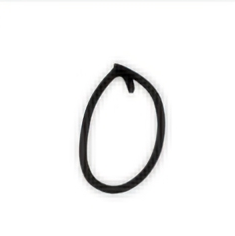
#> input picture dataset_perso/chiffres_separes/0/0_amira_r0_c2.png, 235 x 236 px; its folder holds only this picture in this run
$ python formater_mnist.py
#> lines starting #> are read from the running program, lines starting #| are printed output that depends on the picture; after the words box and inside, x2 and y2 are one past the last pixel; in counts of white or black regions, pixels touching at a corner belong together
import os
import glob
import cv2
import numpy as np

def to_mnist_28x28(gray_cell):
    """
    Prend une case brute en niveaux de gris et la convertit au format strict MNIST 28x28.
    """
    # 1. Binarisation inverse (fond devient noir, encre devient blanche)
    blurred = cv2.GaussianBlur(gray_cell, (5, 5), 0)
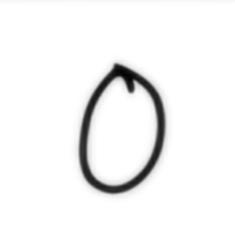
#> blurred: shape (236, 235); min 3, max 255, mean 243.4
    _, thresh = cv2.threshold(blurred, 0, 255, cv2.THRESH_BINARY_INV + cv2.THRESH_OTSU)
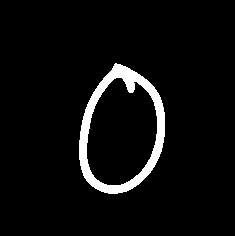
#> thresh: shape (236, 235); 5% white; 1 white region, box (x1, y1, x2, y2) and area: (79, 63, 165, 194) 2791

    # 2. Trouver la boîte englobante exacte du tracé
    pts = cv2.findNonZero(thresh)
#> pts = contour of 2791 points, box (x1, y1, x2, y2) (79, 63, 165, 194), area 610
    if pts is None or len(pts) < 15:
        return None

    x, y, w, h = cv2.boundingRect(pts)
#> x = 79; y = 63; w = 86; h = 131
    roi = thresh[y : y + h, x : x + w]
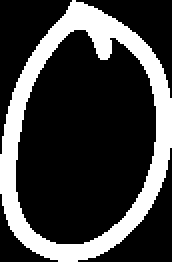
#> roi: shape (131, 86) (shown 2 times larger); 24.8% white; 1 white region, box (x1, y1, x2, y2) and area: (0, 0, 86, 131) 2791

    # 3. Redimensionner à 20 pixels max en gardant les proportions
    if h > w:
        new_h = 20
        new_w = max(1, int(round(w * 20.0 / h)))
#> new_w = 13
    else:
        new_w = 20
        new_h = max(1, int(round(h * 20.0 / w)))

    resized = cv2.resize(roi, (new_w, new_h), interpolation=cv2.INTER_AREA)

    # 4. Coller dans un canevas 28x28
    canvas = np.zeros((28, 28), dtype=np.uint8)
    y_off = (28 - new_h) // 2
    x_off = (28 - new_w) // 2
#> x_off = 7
    canvas[y_off : y_off + new_h, x_off : x_off + new_w] = resized
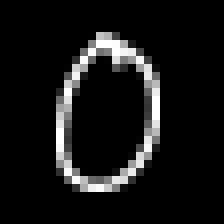
#> canvas: shape (28, 28) (shown 8 times larger); min 0, max 255, mean 20.9

    # 5. Centrage par centre de masse (méthode officielle MNIST)
    M = cv2.moments(canvas)
#> M = moments, m00 16424, centre m10/m00, m01/m00 = (12.96, 13.5)
    if M["m00"] > 0:
        shift_x = int(round(14.0 - (M["m10"] / M["m00"])))
#> shift_x = 1
        shift_y = int(round(14.0 - (M["m01"] / M["m00"])))
#> shift_y = 0
        matrix = np.float32([[1, 0, shift_x], [0, 1, shift_y]])
#> matrix = [[1, 0, 1], [0, 1, 0]]
        return cv2.warpAffine(canvas, matrix, (28, 28))
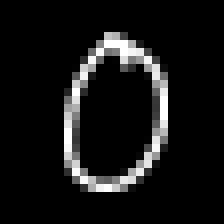
#> returned value: shape (28, 28) (shown 8 times larger); min 0, max 255, mean 20.9

    return canvas


def process_folder(input_dir, output_dir):
    print(f"\nTraitement : {input_dir} -> {output_dir}")
    os.makedirs(output_dir, exist_ok=True)
    count = 0

    for label in range(10):
        src_folder = os.path.join(input_dir, str(label))
        dst_folder = os.path.join(output_dir, str(label))
        os.makedirs(dst_folder, exist_ok=True)

        img_paths = glob.glob(os.path.join(src_folder, "*.png"))
        for img_path in img_paths:
            gray = cv2.imread(img_path, cv2.IMREAD_GRAYSCALE)
            if gray is None:
                continue

            mnist_img = to_mnist_28x28(gray)
            if mnist_img is not None:
                filename = os.path.basename(img_path)
                cv2.imwrite(os.path.join(dst_folder, filename), mnist_img)
                count += 1
#> pass 2 of the loop in process_folder, `for label in range(10):`:
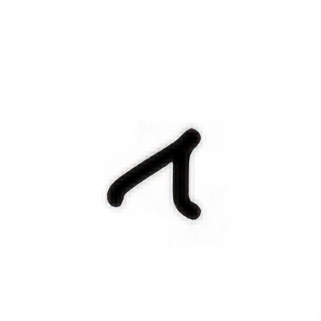
#> input picture dataset_perso/chiffres_separes/1/1_fatima_r1_c3.png, 321 x 321 px
#> gray: shape (321, 321)
#> blurred: shape (321, 321)
#> in to_mnist_28x28 (call 2), `_, thresh = cv2.threshold(blurred, 0, 255, cv2.THRESH_BINARY_INV + cv2..`:
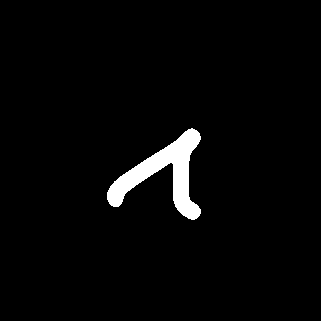
#> thresh: shape (321, 321); 2.9% white; 1 white region, box (x1, y1, x2, y2) and area: (107, 128, 201, 220) 2990
#> pts = contour of 2990 points, box (x1, y1, x2, y2) (107, 128, 201, 220), area 2190
#> x = 107; y = 128; w = 94; h = 92
#> roi: shape (92, 94); 34.6% white; 1 white region, box (x1, y1, x2, y2) and area: (0, 0, 94, 92) 2990
#> new_h = 20
#> y_off = 4
#> M = moments, m00 35260, centre m10/m00, m01/m00 = (15.6, 13.56)
#> shift_x = -2
#> matrix = [[1, 0, -2], [0, 1, 0]]
#> in to_mnist_28x28 (call 2), `return cv2.warpAffine(canvas, matrix, (28, 28))`:
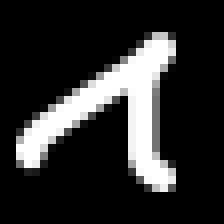
#> returned value: shape (28, 28) (shown 8 times larger); min 0, max 255, mean 45
#> pass 2 of the loop in process_folder, `for label in range(10):`:

    print(f"-> {count} images converties en 28x28.")


if __name__ == "__main__":
    # Formater les images d'entraînement
    process_folder(
        input_dir="dataset_perso/chiffres_separes",
        output_dir="dataset_perso/chiffres_28x28"
    )

    # Formater aussi le test set pour qu'il soit au format MNIST
    process_folder(
        input_dir="dataset_perso/testset_perso",
        output_dir="dataset_perso/testset_28x28"
    )
